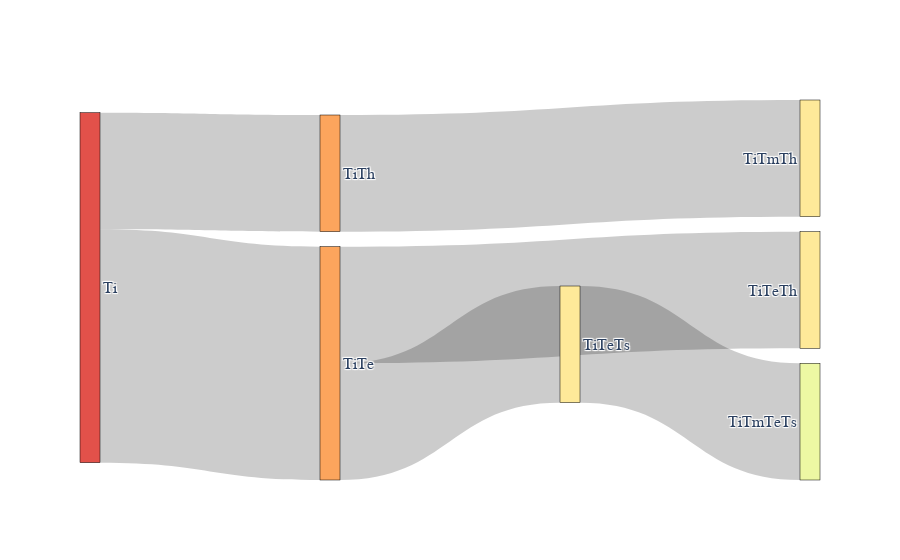

The notebook cell this image was saved under:
### Code cell
### PLOTTING
fig_dict = genSankey(df_sankey, cat_cols=columns_considered, value_cols='count', title='')
# Inline plot
fig = go.Figure(fig_dict)
fig.show()

### Figure 1 — Plotly figure (JSON) as saved in the notebook; plotly's stock layout.template omitted (floating-point values rounded to 4 significant figures)
{"data": [{"link": {"source": [0, 0, 2, 2, 5, 1], "target": [2, 1, 4, 5, 7, 3], "value": [2, 1, 1, 1, 1, 1]}, "node": {"color": ["#e2514a", "#fca55d", "#fca55d", "#fee999", "#fee999", "#fee999", "#edf8a3", "#edf8a3", "#a2d9a4", "#a2d9a4", "#a2d9a4", "#47a0b3", "#47a0b3", "#47a0b3"], "label": ["Ti", "TiTh", "TiTe", "TiTmTh", "TiTeTh", "TiTeTs", null, "TiTmTeTs", null, null, null, null, null, null], "line": {"color": "black", "width": 0.5}, "pad": 15, "thickness": 20}, "type": "sankey"}], "layout": {"font": {"family": "Times New Roman", "size": 16}, "title": {"text": ""}}}
